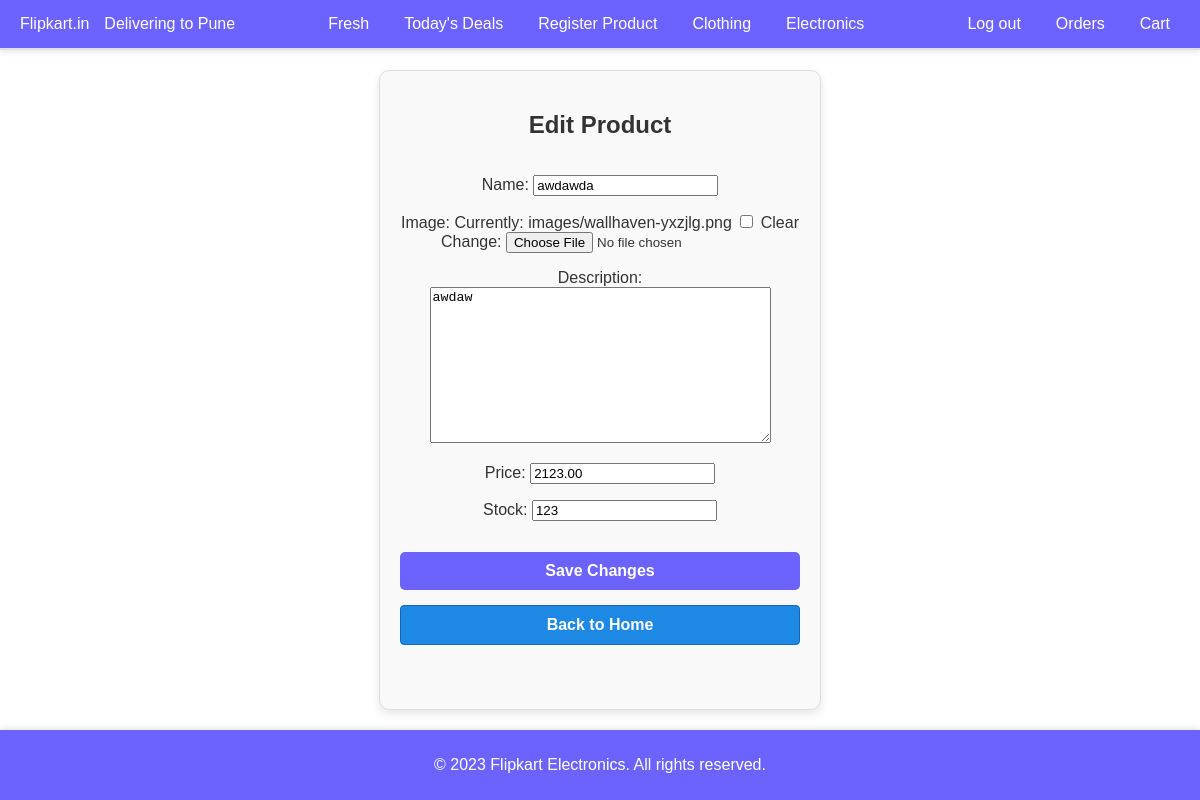
Page /electronics/edit/11/ on the committed database.
### Electronics/models.py (models this page shows, shortened)
class Product(models.Model):
    name = models.CharField(max_length=255, null=True, blank=True)
    image = models.ImageField(upload_to='images/', null=True, blank=True)
    description = models.TextField(null=True, blank=True)
    price = models.DecimalField(max_digits=10, decimal_places=2, null=True, blank=True)
    stock = models.IntegerField(null=True, blank=True)

### utils/generic_views.py (the view)
# urls.py: path('edit/<int:product_id>/', generic_edit_product, {'app_name': app_name, 'model_name': 'CloProduct'}, name='edit_product'),  # Edit product URL
def generic_edit_product(request, app_name, model_name, product_id):
    Product = apps.get_model(app_name, model_name)  # Dynamically get the model using model_name
    forms_module = import_module(f'{app_name}.forms')  # Import the forms module of the app
    Form = getattr(forms_module, 'ProductForm')  # Get the ProductForm class from the forms module
    product = get_object_or_404(Product, id=product_id)  # Fetch the product by ID
    if request.method == 'POST':
        form = Form(request.POST, request.FILES, instance=product)  # Bind the form with POST data and the product instance
        if form.is_valid():  # Validate the form data
            form.save()  # Save the updated product
            return redirect(f'{app_name}:home')  # Redirect to the home page
    else:
        form = Form(instance=product)
    return render(request, f'{app_name}/edit_product.html', {'form': form})  # Render the edit_product.html template

### Electronics/forms.py
class ProductForm(forms.ModelForm):
    class Meta:
        model = Product
        fields = '__all__'

### Electronics/templates/Electronics/edit_product.html (shortened to what this page needs)
<!DOCTYPE html>
<html lang="en">
<head>
  {% load static %}
  <link rel="stylesheet" href="{% static 'Electronics/styles.css' %}">
  <link rel="stylesheet" href="{% static 'Electronics/forms.css' %}">
</head>
<body>
  <div class="page-container">
    <header class="navbar">
      <div class="navbar-left">
        <div class="logo">Flipkart.in</div>
        <div class="location">Delivering to Pune</div>
      </div>
      <nav class="navbar-menu">
        <a href="#">Fresh</a>
        <a href="#">Today's Deals</a>
        <a href="#">Register Product</a>
        <a href="{% url 'Clothing:home' %}">Clothing</a>
                <a href="{% url 'Electronics:home' %}">Electronics</a>
      </nav>
      <div class="navbar-right">
        <a href="{% url 'logout' %}">Log out</a>
        <a href="#">Orders</a>
        <a href="#">Cart</a>
      </div>
    </header>
   <div class="divider"></div>
    <div class="form-card">
      <h2>Edit Product</h2>
      <form method="post" enctype="multipart/form-data">
        <div>
          {{ form.as_p }}
        </div>
        <button type="submit" class="edit-button">Save Changes</button>
        <a href="{% url 'Electronics:home' %}" class="edit-button">Back to Home</a>
      </form>
    </div>
    <footer class="footer">
      <p>&copy; 2023 Flipkart Electronics. All rights reserved.</p>
    </footer>
  </div>
</body>
</html>

### Electronics/static/Electronics/styles.css (style rules this page uses)
body { font-family: 'Arial', sans-serif; background-color: #ffffff; color: #333; margin: 0; padding: 0; }
a { text-decoration: none; color: inherit; }
.navbar { background-color: #6c63ff; color: #fff; padding: 15px 20px; display: flex; justify-content: space-between; align-items: center; box-shadow: 0 4px 6px rgba(0, 0, 0, 0.1); }
.navbar a { color: #fff; text-decoration: none; margin: 0 10px; font-size: 1rem; }
.divider { height: 2px; background-color: #e0e0e0; margin: 0; }
.navbar-left, .navbar-menu, .navbar-right { display: flex; align-items: center; gap: 15px; }
.navbar-menu { flex-grow: 1; justify-content: center; }
.navbar-right { justify-content: flex-end; }
.edit-button { display: inline-block; background-color: #1e88e5; border: 1px solid #1565c0; color: #fff; font-weight: bold; font-size: 1rem; padding: 10px 20px; border-radius: 4px; cursor: pointer; transition: background-color 0.3s ease; text-align: center; }
.page-container { display: flex; flex-direction: column; min-height: 100vh; }
.product-grid, .form-card { flex: 1; }
.footer { background-color: #6c63ff; color: #fff; text-align: center; padding: 10px 0; width: 100%; box-shadow: 0 -2px 6px rgba(0, 0, 0, 0.1); }

### Electronics/static/Electronics/forms.css (style rules this page uses)
.form-card { background: #f9f9f9; border: 1px solid #ddd; border-radius: 10px; padding: 20px; width: 400px; text-align: center; box-shadow: 0 4px 10px rgba(0, 0, 0, 0.1); margin: 20px auto; overflow: hidden; }
.form-card h2 { font-size: 1.5rem; margin-bottom: 20px; color: #333; }
.form-card form { display: flex; flex-direction: column; gap: 15px; }
.form-card button { background-color: #6c63ff; color: #fff; border: none; padding: 10px 15px; border-radius: 5px; cursor: pointer; transition: background-color 0.3s ease; }

### rows in the picture
Product: name "awdawda", description "awdaw", price "2123.00", stock "123"
